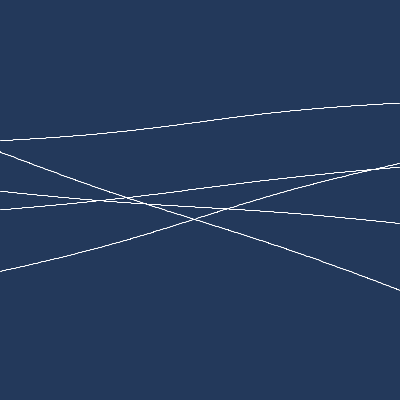
Frame 1 (no input)
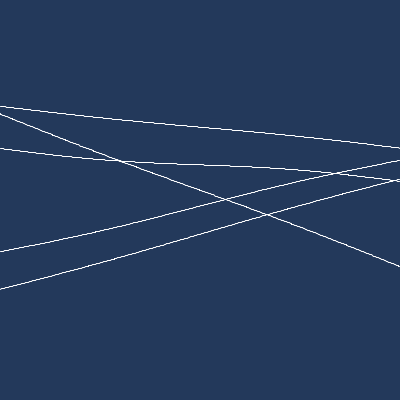
Frame 2 (the mouse pressed at the canvas centre, redrawn once)

The Processing sketch that drew these frames (run headless with seeded random() and noise(); the mouse was pressed at the canvas centre and the sketch redrawn once):

// Processing sketch: sketch_190423b
// ── sketch_190423b.pde
//Random Color select
color[] PALLATE = {#30bced, #d16014, #e3e4db, #23395b, #050401};
//color[] PALLATE = {#26547c, #ef476f, #ffd166, #23af82, #fcfcfc};
//color[] PALLATE = {#a0006b, #ffb533, #f95c41, #9ec630, #ff959b};
float randCol = random(0, PALLATE.length);

//SIN WAVE BETWEEN TWO POINTS
PVector p1 = new PVector(10,10);
PVector p2 = new PVector(100,100);

float gFreq = 1; // frequency
float gAmp = 13; // amplitude in pixels


void setup(){
  size (400, 400);
  stroke(#ffffff);
  noLoop();
    smooth();

  //background(PALLATE[int(randCol)]);
};

void draw(){
  //noFill();
  smooth();
  background(PALLATE[int(randCol)]);
  
  for(int i = 0; i < 5; i++){
    float randX = random(100, height-100);
    float randY = random(100, height-100);
    //line(0, randX,  width,randY);
    PVector lineX = new PVector(0, randX);
    PVector lineY = new PVector(width, randY);

    sineTo(lineX,lineY,gFreq,random(1,5));


    //SIMPLE SINE WAVE
    //float a = 0.0;
    //float inc = HALF_PI/random(100, 300.0);
    //float prev_x = 0, prev_y = width/2, x, y;
    //  for(int j=0; j<width; j=j+1) {
    //    x = j;
    //    y = width/2 + sin(a) * 40.0;
    //    line(prev_x, prev_y, x, y);
    //    prev_x = x;
    //    prev_y = y;
    //    a = a + inc;
    //  }
  }
  
  //DO NOT DELETE THIS
  //sineTo(p1,p2,gFreq,gAmp);
  //fill(255,255,0);
  //ellipse(p1.x,p1.y,10,10);
  //ellipse(p2.x,p2.y,10,10);
  
    save("screen-####.jpg");
}


void sineTo(PVector p1, PVector p2, float freq, float amp)
{
  float d = PVector.dist(p1,p2);
  float a = atan2(p2.y-p1.y,p2.x-p1.x);
  noFill();
  pushMatrix();
    translate(p1.x,p1.y);
    rotate(a);
    beginShape();
      for (float i = 0; i <= d; i += 1) {
        vertex(i,sin(i*TWO_PI*freq/d)*amp);
      }
    endShape();
  popMatrix();
}
